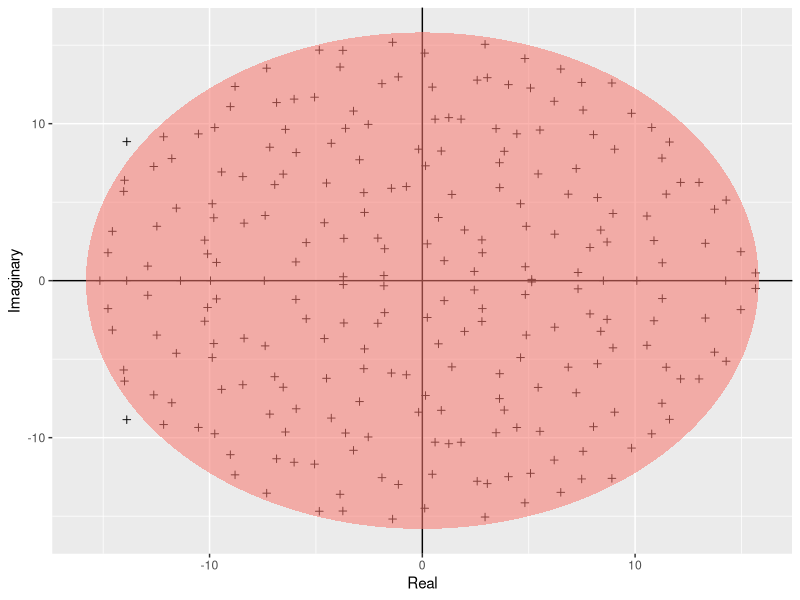

Write the R code that produced this figure. (Note: this script raises an error after producing the figure.)
# cleaning the environment
rm(list = ls())

# Loading the required libraries
library(tidyverse)

# Simulating an ellipse
build_ellipse <- function(hradius, vradius){ # function that returns an ellipse
    npoints = 250
    a <- seq(0, 2 * pi, length = npoints + 1)
    x <- hradius * cos(a)
    y <- vradius * sin(a)  
    return(data.frame(x = x, y = y))
}

N <- 250 # Assign size of the matrix

M <- matrix(rnorm(N * N), N, N) # Build the matrix

eigvals <- eigen(M)$values # Find the eigenvalues

eigDF <- data.frame("Real" = Re(eigvals), "Imaginary" = Im(eigvals)) # Build a dataframe

my_radius <- sqrt(N) # The radius of the circle is sqrt(N)

ellDF <- build_ellipse(my_radius, my_radius) # Dataframe to plot the ellipse

names(ellDF) <- c("Real", "Imaginary") # rename the columns

# plot the eigenvalues
p <- ggplot(eigDF, aes(x = Real, y = Imaginary))
p <- p +
    geom_point(shape = I(3)) +
    theme(legend.position = "none")

# now add the vertical and horizontal line
p <- p + geom_hline(aes(yintercept = 0))
p <- p + geom_vline(aes(xintercept = 0))

# finally, add the ellipse
p <- p + geom_polygon(data = ellDF, aes(x = Real, y = Imaginary, alpha = 1/20, fill = "red"))
p

pdf("../results/Pred_subplots.pdf", 11.7, 8.3)
print(p)
dev.off()